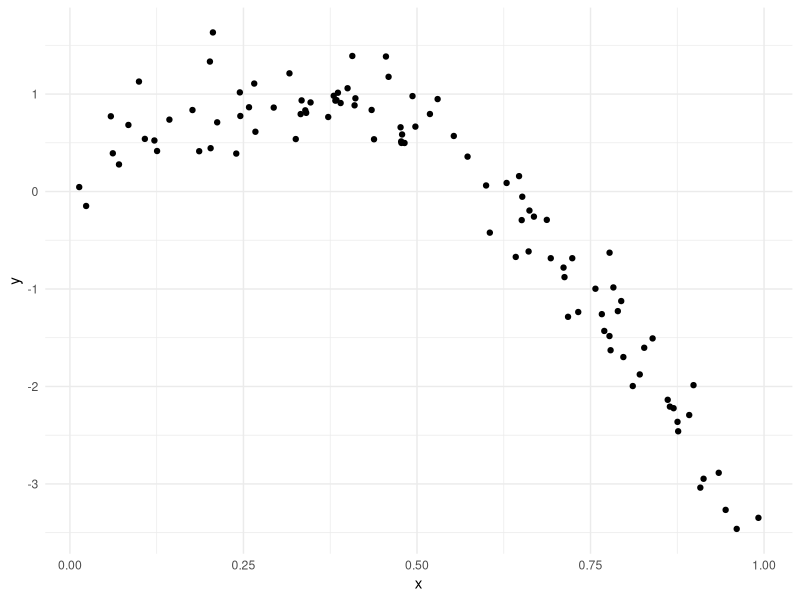
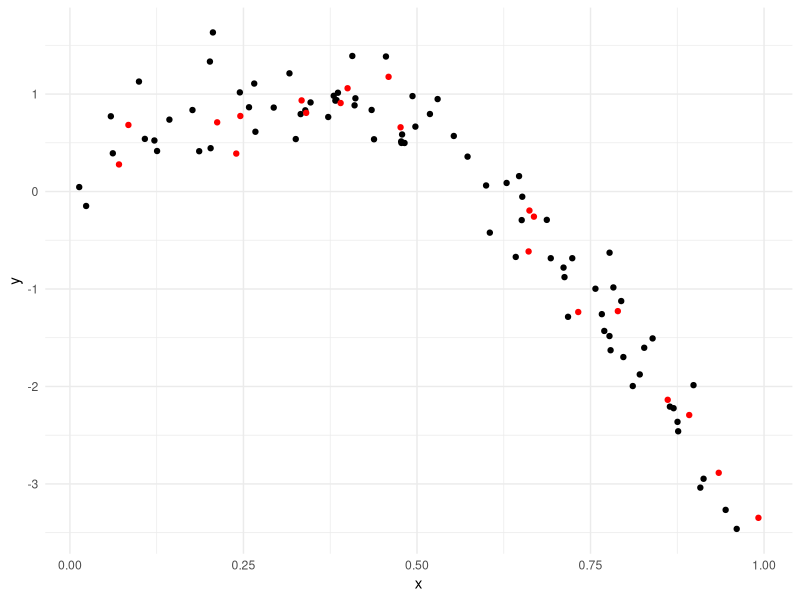
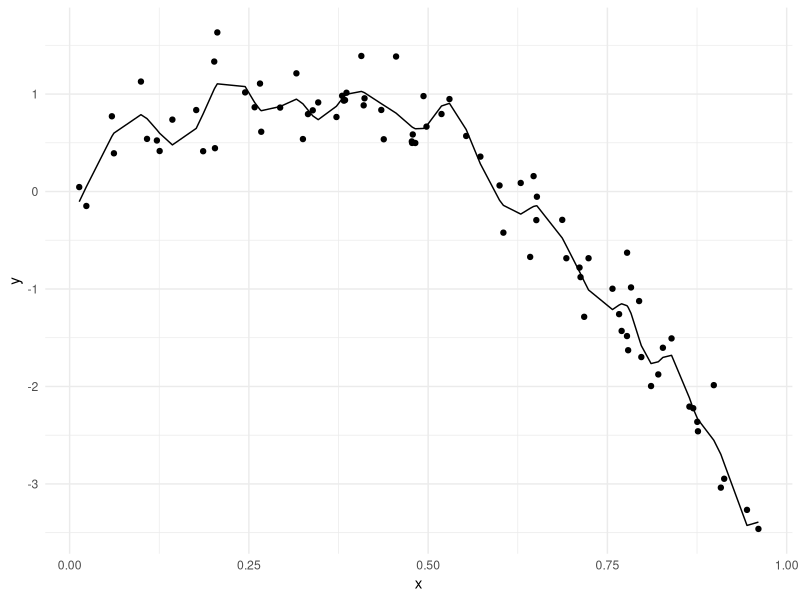

The R source for these figures, in order:
## ---- chunk 1
library(tidyverse)

knitr::opts_chunk$set(
  echo = TRUE, 
  warning = FALSE,
  fig.width = 6, 
  fig.asp = .6, 
  out.width = "90%"
  )

theme_set(theme_minimal() + theme(legend.position = "bottom"))

options(
  ggplot2.continuous.colour = "viridis",
  ggplot2.continuous.fill = "viridis"
)
## ---- chunk 2
library(tidyverse)
library(modelr)
library(mgcv)
## ---- chunk 3
set.seed(1)
## ---- chunk 4
nonlin_df = 
  tibble(
    id = 1:100,
    x = runif(100, 0, 1),
    y = 1 - 10 * (x - .3) ^ 2 + rnorm(100, 0, .3)
  )

nonlin_df |> 
  ggplot(aes(x = x, y = y)) + 
  geom_point()
## ---- chunk 5
train_df = sample_n(nonlin_df, 80)
test_df = anti_join(nonlin_df, train_df, by = "id")
## ---- chunk 6
train_df |> 
  ggplot(aes(x = x, y = y)) +
  geom_point() +
  geom_point(data = test_df, color = "red")
## ---- chunk 7
linear_mod = lm(y ~x, data = train_df)
smooth_mod = mgcv::gam(y ~ s(x), data = train_df)
wiggly_mod = mgcv::gam(y ~ s(x, k = 30), sp = 10e-6, data = train_df)
## ---- chunk 8
train_df |> 
  modelr::add_predictions(wiggly_mod) |> 
  ggplot(aes(x = x, y = y)) +
  geom_point() +
  geom_line(aes(y = pred))
## ---- chunk 9
rmse(linear_mod, train_df)
rmse(smooth_mod, train_df)
rmse(wiggly_mod, train_df)
## ---- chunk 10
rmse(linear_mod, test_df)
rmse(smooth_mod, test_df)
rmse(wiggly_mod, test_df)
